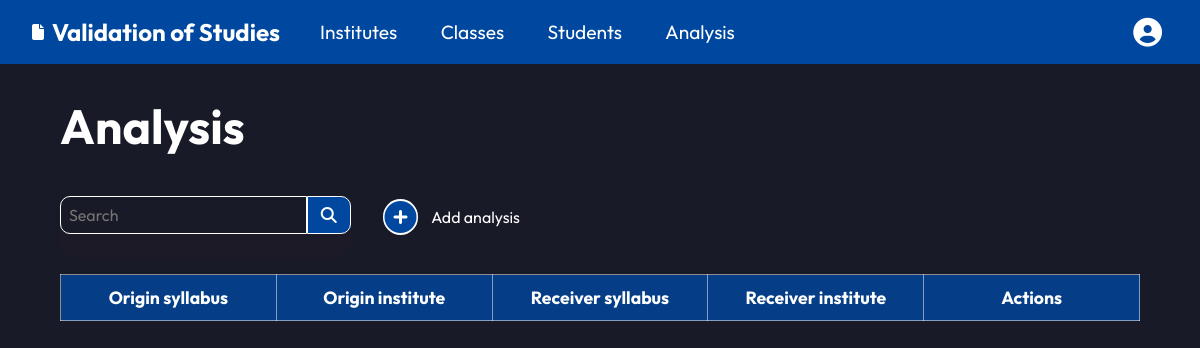
/analysis/ (signed in), run on an earlier commit of the app's database.
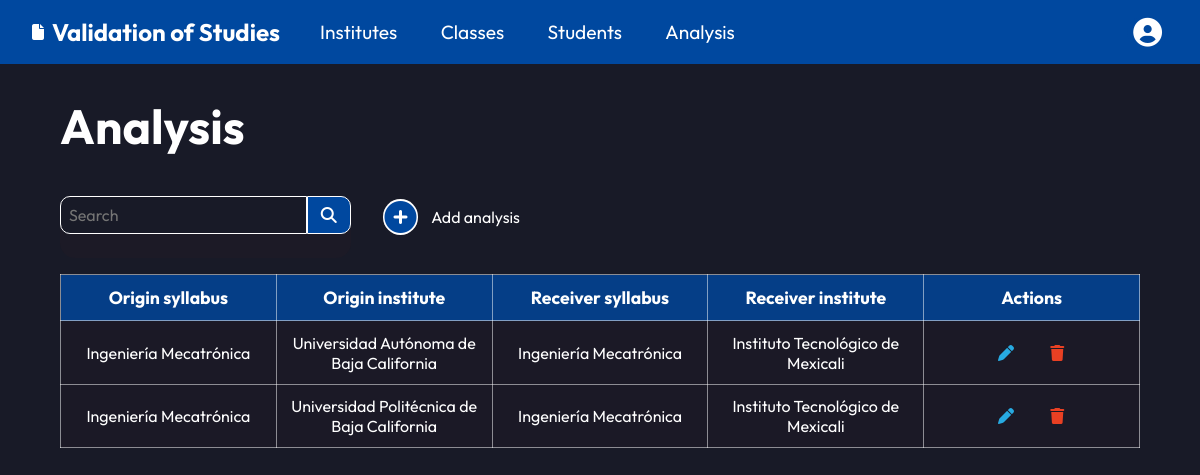
And on a later commit of the database.
### equivalences/models.py (models this page shows, shortened)
class Analysis(models.Model):
  origin_syllabus = models.ForeignKey(
    Syllabus,
    on_delete=models.SET_NULL,
    null=True,
    related_name="origin_syllabus"
  )
  receiver_syllabus = models.ForeignKey(
    Syllabus,
    on_delete=models.SET_NULL,
    null=True,
    related_name="receiver_syllabus"
  )

### institutes/models.py (models this page shows, shortened)
class Syllabus(models.Model):
  career = models.OneToOneField(
    Career,
    on_delete=models.CASCADE,
    primary_key=True,
    related_name="syllabus"
  )
  key = models.CharField(max_length=128)
  start_date = models.DateField()
  final_date = models.DateField()

class Career(models.Model):
  institute = models.ForeignKey(
    Institute,
    on_delete=models.CASCADE,
    blank=True, null=True
  )
  name = models.CharField(max_length=128)
  is_engineering = models.BooleanField(default=0)

class Institute(models.Model):
  name = models.CharField(max_length=128)
  republic_state = models.CharField(max_length=128)

### equivalences/views.py (the view)
# urls.py: path("", views.AnalysisListView.as_view(), name="analysis"),
class AnalysisListView(LoginRequiredMixin, ListView):
  template_name = "equivalences/analysis.html"
  model = Analysis
  def get_context_data(self, **kwargs):
    context = super().get_context_data(**kwargs)
    context["analysis_list"] = (
      Analysis.objects
      .order_by("origin_syllabus")
    )
    return context

### templates/equivalences/analysis.html (shortened to what this page needs)
{% extends 'base.html' %}
{% block content %}
<h2 class="main-title">Analysis</h2>
<div class="institutes-header">
  <form action="" class="search-container search-small">
    <input type="search" name="" id="" placeholder="Search">
    <button type="submit"><i class="fa-solid fa-magnifying-glass"></i></button>
  </form>
  <a href="{% url 'new-analysis' %}"><i class="fa-solid fa-circle-plus"></i> Add analysis</a>
</div>
<div>
  <table>
    <tr>
      <th>Origin syllabus</th>
      <th>Origin institute</th>
      <th>Receiver syllabus</th>
      <th>Receiver institute</th>
      <th>Actions</th>
    </tr>
    {% for analysis in analysis_list %}
    <tr>
      <td><a href="{% url 'equivalences' analysis.id %}" class=" table-link">
          {{ analysis.origin_syllabus.career.name }}</a></td>
      <td>{{ analysis.origin_syllabus.career.institute.name }}</td>
      <td>{{ analysis.receiver_syllabus.career.name }}</td>
      <td>{{ analysis.receiver_syllabus.career.institute.name }}</td>
      <td class="actions">
        <div><a href="{% url 'edit-analysis' analysis.id %}"><i class="fa-solid fa-pen edit"></i></a></div>
        <div><a href="{% url 'delete-analysis' analysis.id %}"><i class="fa-solid fa-trash delete"></i></a></div>
      </td>
    </tr>
    {% endfor %}
  </table>
</div>
{% endblock content %}

What changed in the data, as far as the page shows it:
added Analysis: origin_syllabus.career.name "Ingeniería Mecatrónica", origin_syllabus.career.institute.name "Universidad Autónoma de Baja California", receiver_syllabus.career.name "Ingeniería Mecatrónica", receiver_syllabus.career.institute.name "Instituto Tecnológico de Mexicali"
added Analysis: origin_syllabus.career.name "Ingeniería Mecatrónica", origin_syllabus.career.institute.name "Universidad Politécnica de Baja California", receiver_syllabus.career.name "Ingeniería Mecatrónica", receiver_syllabus.career.institute.name "Instituto Tecnológico de Mexicali"
